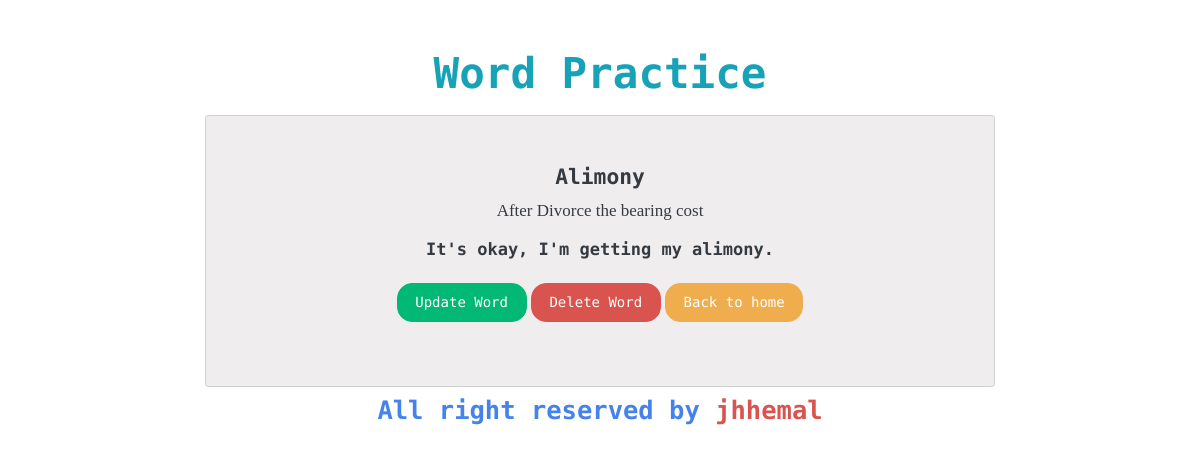
/word/1/detail, run on the app's committed database.
### word/models.py (models this page shows)
class Word(models.Model):
    word = models.CharField(max_length=50)
    meaning = models.CharField(max_length=100)
    sentance = models.TextField()

### word/views.py (the view)
# urls.py: path('word/<int:pk>/detail', WordDetailView.as_view(), name='detail-word'),
class WordDetailView(DetailView):
    model = Word
    template_name = 'word/detail.html'
    context_object_name = 'word'

### word/templates/word/detail.html
{% extends 'word/base.html' %}
{% block content %}
    <div class="text-center">
        <h5>{{ word.word }}</h5>
        <p>{{ word.meaning }}</p>
        <h6>{{ word.sentance }}</h6>
    </div>
    <p class="text-center mt-3">
        <a href="{% url 'update-word' word.pk %}" class="btn btn-success">Update Word</a>
        <a href="{% url 'update-word' word.pk %}" class="btn btn-danger">Delete Word</a>
        <a href="{% url 'home' %}" class="btn btn-warning">Back to home</a>
    </p>
{% endblock content %}

### data on the page
Word: word "Alimony", meaning "After Divorce the bearing cost", sentance "It's okay, I'm getting my alimony."
